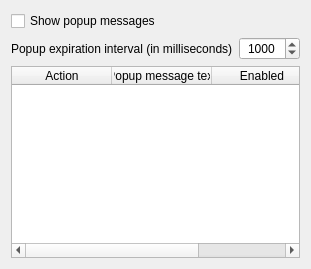
         <widget class="QWidget" name="tabPopupMessage">
          <attribute name="title">
           <string>Popup messages</string>
          </attribute>
          <layout class="QGridLayout" name="gridLayout_9">
           <item row="0" column="0">
            <widget class="QCheckBox" name="tabPopupMessage_chkShowPopupMessage">
             <property name="text">
              <string>Show popup messages</string>
             </property>
            </widget>
           </item>
           <item row="1" column="0">
            <layout class="QHBoxLayout" name="horizontalLayout_8">
             <item>
              <widget class="QLabel" name="lblInterval">
               <property name="maximumSize">
                <size>
                 <width>19999</width>
                 <height>19999</height>
                </size>
               </property>
               <property name="text">
                <string>Popup expiration interval (in milliseconds)</string>
               </property>
              </widget>
             </item>
             <item>
              <widget class="QSpinBox" name="tabPopupMessage_spbIntervalPopup">
               <property name="maximumSize">
                <size>
                 <width>71</width>
                 <height>25</height>
                </size>
               </property>
               <property name="alignment">
                <set>Qt::AlignCenter</set>
               </property>
               <property name="maximum">
                <number>60000</number>
               </property>
               <property name="value">
                <number>1000</number>
               </property>
              </widget>
             </item>
            </layout>
           </item>
           <item row="2" column="0">
            <widget class="QTableWidget" name="tabPopupMessage_lstListPopupMessage">
             <attribute name="horizontalHeaderStretchLastSection">
              <bool>false</bool>
             </attribute>
             <column>
              <property name="text">
               <string>Action</string>
              </property>
             </column>
             <column>
              <property name="text">
               <string>Popup message text</string>
              </property>
             </column>
             <column>
              <property name="text">
               <string>Enabled</string>
              </property>
             </column>
            </widget>
           </item>
          </layout>
         </widget>
